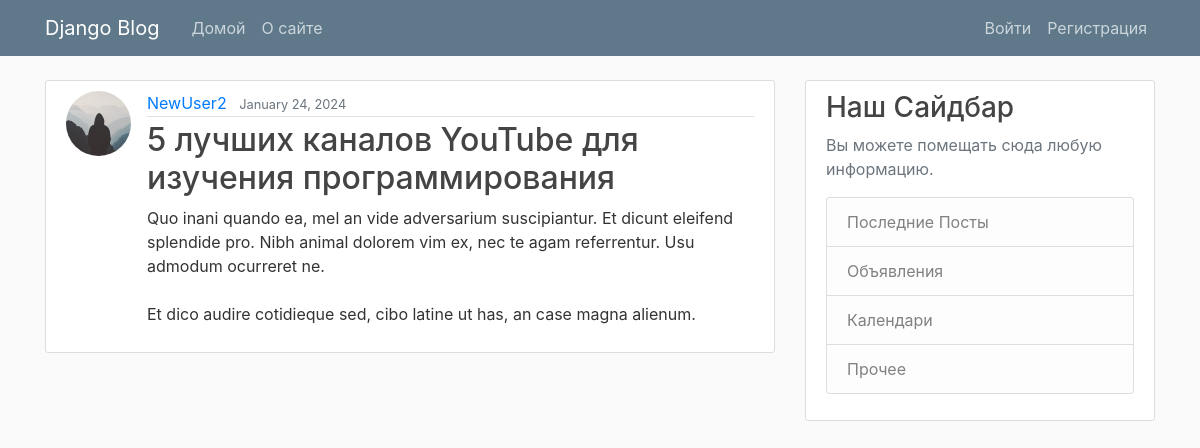
Page /post/23/ on the committed database.
### blog/models.py (models this page shows, shortened)
class Post(models.Model):
    title = models.CharField(max_length=100)
    content = models.TextField()
    date_posted = models.DateTimeField(default=timezone.now)
    author = models.ForeignKey(User, on_delete=models.CASCADE)

### users/models.py (models this page shows, shortened)
class Profile(models.Model):
    user = models.OneToOneField(User, on_delete=models.CASCADE)
    image = models.ImageField(default='default.jpg', upload_to='profile_pics')

### blog/views.py (the view)
# urls.py: path('post/<int:pk>/', PostDetailView.as_view(), name='post-detail'),
class PostDetailView(DetailView):
    model = Post

### blog/templates/blog/post_detail.html (shortened to what this page needs)
{% extends "blog/base.html" %}
{% block content %}
    <article class="media content-section">
      <img class="rounded-circle article-img" src="{{ object.author.profile.image.url }}">
      <div class="media-body">
        <div class="article-metadata">
          <a class="mr-2" href="{% url 'user-posts' object.author.username %}">{{ object.author }}</a>
          <small class="text-muted">{{ object.date_posted|date:"F d, Y" }}</small>
        </div>
        <h2 class="article-title">{{ object.title }}</h2>
        <p class="article-content">{{ object.content }}</p>
      </div>
    </article>
{% endblock content %}

### blog/static/blog/main.css (style rules this page uses)
body { background: #fafafa; color: #333333; margin-top: 5rem; }
h1, h2, h3, h4, h5, h6 { color: #444444; }
.content-section { background: #ffffff; padding: 10px 20px; border: 1px solid #dddddd; border-radius: 3px; margin-bottom: 20px; }
.article-title { color: #444444; }
.article-content { white-space: pre-line; }
.article-img { height: 65px; width: 65px; margin-right: 16px; }
.article-metadata { padding-bottom: 1px; margin-bottom: 4px; border-bottom: 1px solid #e3e3e3 }

### rows in the picture
Post: author.profile.image (placeholder picture), author "NewUser2", date_posted "January 24, 2024", title "5 лучших каналов YouTube для изучения программирования", content "Quo inani quando ea, mel an vide adversarium suscipiantur. Et dicunt eleifend splendide pro. Nibh animal dolorem vim ex, nec te agam referrentur. Usu admodum ocurreret ne. Et dico audire cotidieque sed, cibo latine ut has, an case magna alienum."
